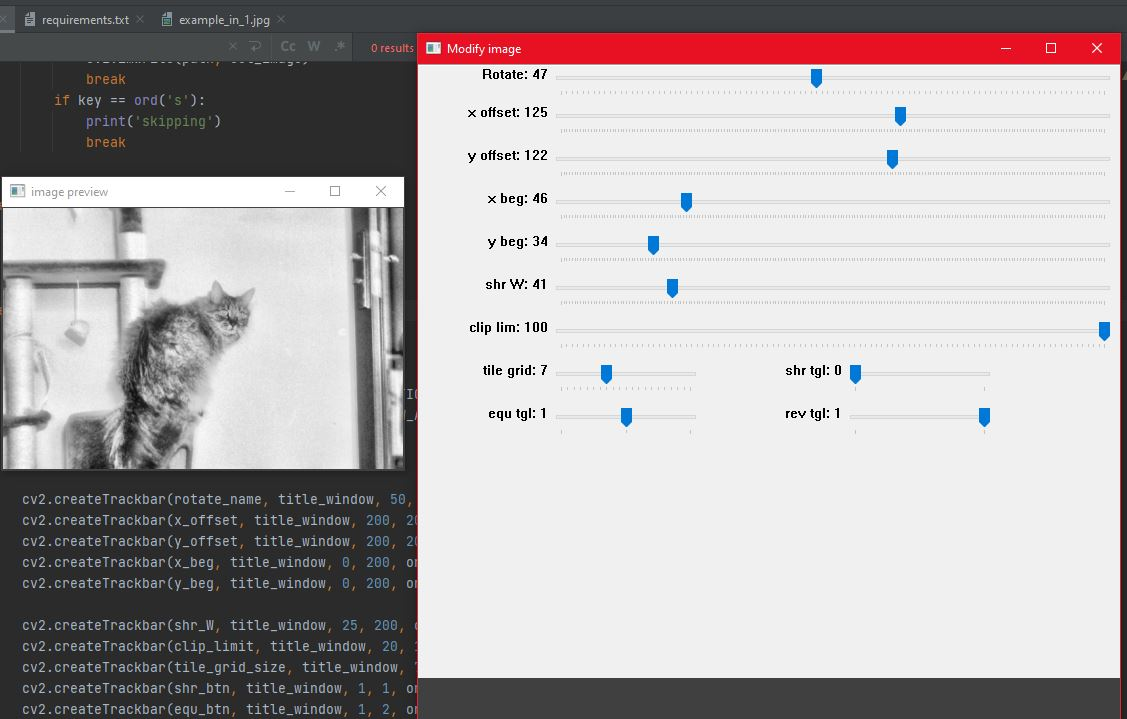
#> input picture examples/aligned_1.JPG, 1127 x 719 px; its folder holds only this picture in this run
$ python -i main.py   (imports and definitions only)
#> lines starting #> are read from the running program, lines starting #| are printed output that depends on the picture; after the words box and inside, x2 and y2 are one past the last pixel; in counts of white or black regions, pixels touching at a corner belong together
"""
Negative Film Scanner Tool
Copyright (c) 2025 under MIT License
See LICENSE file for details.
"""

import glob
import os
import cv2
import copy
import numpy as np
import matplotlib.pyplot as plt
import tkinter as tk
from tkinter import filedialog, ttk, StringVar, messagebox
from PIL import Image, ImageTk
import threading
from matplotlib.backends.backend_tkagg import FigureCanvasTkAgg
from matplotlib.figure import Figure


class ImageProcessor:
    """Class for handling image processing operations"""

    # [193 lines left out: functions make_mono_from_BGR, reverse_rgb, equalize_histogram, equalize_adaptive_histogram, sharpen, denoise and 7 more, not called in this run]


class FilmScannerApp:
    """Main application class for the film scanner tool"""

    def __init__(self):
        self.processor = ImageProcessor()
        self.original_image = None
        self.tmp_image = None
        self.out_image = None
        self.current_file = None
        self.file_list = []
        self.current_file_idx = 0
        self.window_name = "Negative Film Scanner Tool"
        self.indir = './input'
        self.outdir = './output'
        self.showing_original = False

        self.curve_points = [(0.0, 0.0), (0.25, 0.25), (0.5, 0.5), (0.75, 0.75), (1.0, 1.0)]
        self.selected_point = None
        self.curve_enabled = False

        self.black_point = 0
        self.white_point = 255
        self.gamma = 1.0
        self.levels_enabled = False

        self.unsharp_radius = 5
        self.unsharp_amount = 1.0
        self.unsharp_threshold = 0
        self.unsharp_enabled = False

        self.high_pass_radius = 10
        self.high_pass_enabled = False

        self.setup_ui()

    def setup_ui(self):
        """Initialize the user interface with Tkinter"""
        # Create Tkinter root window
        self.root = tk.Tk()
        self.root.title("Negative Film Scanner Tool")
        self.root.geometry("1400x900")
        self.root.protocol("WM_DELETE_WINDOW", self.exit_app)
        self.root.minsize(1000, 700)

        # Create main frame with a paned window for resizable sections
        main_pane = ttk.PanedWindow(self.root, orient=tk.HORIZONTAL)
        main_pane.pack(fill=tk.BOTH, expand=True, padx=10, pady=10)

        # Create left frame for image display
        self.left_frame = ttk.Frame(main_pane)
        main_pane.add(self.left_frame, weight=2)

        # Create image display canvas
        self.image_canvas = tk.Canvas(self.left_frame, bg="light gray", highlightthickness=0)
        self.image_canvas.pack(fill=tk.BOTH, expand=True)

        # Create right frame for controls
        right_frame = ttk.Frame(main_pane, width=500)
        main_pane.add(right_frame, weight=1)

        # Create buttons frame
        buttons_frame = ttk.LabelFrame(right_frame, text="Navigation")
        buttons_frame.pack(fill=tk.X, pady=(0, 10))

        # Create navigation buttons
        nav_btn_frame = ttk.Frame(buttons_frame)
        nav_btn_frame.pack(fill=tk.X, padx=5, pady=5)

        ttk.Button(nav_btn_frame, text="Previous", command=self.prev_file).pack(side=tk.LEFT, padx=2, pady=5, expand=True, fill=tk.X)
        ttk.Button(nav_btn_frame, text="Next", command=lambda: self.next_file(save=False)).pack(side=tk.LEFT, padx=2, pady=5, expand=True, fill=tk.X)
        ttk.Button(nav_btn_frame, text="Save & Next", command=lambda: self.next_file(save=True)).pack(side=tk.LEFT, padx=2, pady=5, expand=True, fill=tk.X)

        # Create directory frame
        dir_frame = ttk.LabelFrame(right_frame, text="Directories")
        dir_frame.pack(fill=tk.X, pady=(0, 10))

        # Input directory
        ttk.Label(dir_frame, text="Input Directory:").pack(anchor=tk.W, padx=5, pady=(5, 0))
        input_dir_frame = ttk.Frame(dir_frame)
        input_dir_frame.pack(fill=tk.X, padx=5, pady=(0, 5))

        self.input_dir_var = StringVar(value=self.indir)
        ttk.Entry(input_dir_frame, textvariable=self.input_dir_var, state="readonly").pack(side=tk.LEFT, fill=tk.X, expand=True, padx=(0, 5))
        ttk.Button(input_dir_frame, text="Browse", command=self.select_input_directory).pack(side=tk.RIGHT)

        # Output directory
        ttk.Label(dir_frame, text="Output Directory:").pack(anchor=tk.W, padx=5, pady=(5, 0))
        output_dir_frame = ttk.Frame(dir_frame)
        output_dir_frame.pack(fill=tk.X, padx=5, pady=(0, 5))

        self.output_dir_var = StringVar(value=self.outdir)
        ttk.Entry(output_dir_frame, textvariable=self.output_dir_var, state="readonly").pack(side=tk.LEFT, fill=tk.X, expand=True, padx=(0, 5))
        ttk.Button(output_dir_frame, text="Browse", command=self.select_output_directory).pack(side=tk.RIGHT)

        # Create action buttons frame
        action_frame = ttk.LabelFrame(right_frame, text="Actions")
        action_frame.pack(fill=tk.X, pady=(0, 10))

        action_btn_frame = ttk.Frame(action_frame)
        action_btn_frame.pack(fill=tk.X, padx=5, pady=5)

        # First row of buttons
        btn_row1 = ttk.Frame(action_btn_frame)
        btn_row1.pack(fill=tk.X, pady=2)

        ttk.Button(btn_row1, text="Reset Settings", command=self.reset_settings).pack(side=tk.LEFT, padx=2, expand=True, fill=tk.X)
        self.toggle_original_btn = ttk.Button(btn_row1, text="Show Original", command=self.toggle_original_view)
        self.toggle_original_btn.pack(side=tk.LEFT, padx=2, expand=True, fill=tk.X)

        # Second row of buttons
        btn_row2 = ttk.Frame(action_btn_frame)
        btn_row2.pack(fill=tk.X, pady=2)

        ttk.Button(btn_row2, text="Histogram", command=self.show_histogram).pack(side=tk.LEFT, padx=2, expand=True, fill=tk.X)

        # Third row of buttons
        btn_row3 = ttk.Frame(action_btn_frame)
        btn_row3.pack(fill=tk.X, pady=2)

        ttk.Button(btn_row3, text="Batch Process", command=self.batch_process).pack(side=tk.LEFT, padx=2, expand=True, fill=tk.X)
        ttk.Button(btn_row3, text="Exit", command=self.exit_app).pack(side=tk.LEFT, padx=2, expand=True, fill=tk.X)

        # Create file info frame
        info_frame = ttk.LabelFrame(right_frame, text="File Information")
        info_frame.pack(fill=tk.X, pady=(0, 10))

        self.file_info_var = StringVar(value="No file loaded")
        ttk.Label(info_frame, textvariable=self.file_info_var, wraplength=380).pack(padx=5, pady=5, anchor=tk.W)

        # Create controls frame
        controls_frame = ttk.LabelFrame(right_frame, text="Image Controls")
        controls_frame.pack(fill=tk.BOTH, expand=True)

        # Create scrollable frame for controls
        canvas = tk.Canvas(controls_frame)
        scrollbar = ttk.Scrollbar(controls_frame, orient="vertical", command=canvas.yview)
        scrollable_frame = ttk.Frame(canvas)

        # Configure scrolling
        scrollable_frame.bind(
            "<Configure>",
            lambda e: canvas.configure(scrollregion=canvas.bbox("all"))
        )

        # Bind mouse wheel to scrolling
        def _on_mousewheel(event):
            canvas.yview_scroll(int(-1*(event.delta/120)), "units")
        canvas.bind_all("<MouseWheel>", _on_mousewheel)

        # Create window in canvas
        canvas.create_window((0, 0), window=scrollable_frame, anchor="nw", width=canvas.winfo_width())
        canvas.configure(yscrollcommand=scrollbar.set)

        # Pack canvas and scrollbar
        canvas.pack(side="left", fill="both", expand=True)
        scrollbar.pack(side="right", fill="y")

        # Make sure the controls frame expands with the window
        controls_frame.pack_propagate(False)

        # Configure canvas to resize the scrollable frame when canvas size changes
        def configure_scroll_region(event):
            canvas.configure(scrollregion=canvas.bbox("all"))
            canvas.itemconfig(canvas.find_withtag("all")[0], width=event.width)

        canvas.bind("<Configure>", configure_scroll_region)

        # Create trackbars with Tkinter sliders
        # Use a two-column grid layout for controls
        # Cropping controls
        crop_frame = ttk.LabelFrame(scrollable_frame, text="Cropping")
        crop_frame.pack(fill=tk.X, padx=5, pady=5)

        self.create_slider(crop_frame, "Rotation ±50°", -50, 50, 0, 1, height=40)

        # Create a frame for width/height controls side by side
        crop_size_frame = ttk.Frame(crop_frame)
        crop_size_frame.pack(fill=tk.X, expand=True, padx=5, pady=5)

        # Left column - Width
        left_col = ttk.Frame(crop_size_frame)
        left_col.pack(side=tk.LEFT, fill=tk.X, expand=True, padx=(0, 2))
        self.create_slider(left_col, "Crop Width", 0, 200, 200, 1, height=40)

        # Right column - Height
        right_col = ttk.Frame(crop_size_frame)
        right_col.pack(side=tk.RIGHT, fill=tk.X, expand=True, padx=(2, 0))
        self.create_slider(right_col, "Crop Height", 0, 200, 200, 1, height=40)

        # Create a frame for position controls side by side
        crop_pos_frame = ttk.Frame(crop_frame)
        crop_pos_frame.pack(fill=tk.X, expand=True, padx=5, pady=5)

        # Left column - X Position
        left_col = ttk.Frame(crop_pos_frame)
        left_col.pack(side=tk.LEFT, fill=tk.X, expand=True, padx=(0, 2))
        self.create_slider(left_col, "Crop X Position", 0, 200, 0, 1, height=40)

        # Right column - Y Position
        right_col = ttk.Frame(crop_pos_frame)
        right_col.pack(side=tk.RIGHT, fill=tk.X, expand=True, padx=(2, 0))
        self.create_slider(right_col, "Crop Y Position", 0, 200, 0, 1, height=40)

        # Enhancement controls
        enhance_frame = ttk.LabelFrame(scrollable_frame, text="Enhancement")
        enhance_frame.pack(fill=tk.X, padx=5, pady=5)

        # Create a frame for sharpness/denoise controls side by side
        enhance_sd_frame = ttk.Frame(enhance_frame)
        enhance_sd_frame.pack(fill=tk.X, expand=True, padx=5, pady=5)

        # Left column - Sharpness
        left_col = ttk.Frame(enhance_sd_frame)
        left_col.pack(side=tk.LEFT, fill=tk.X, expand=True, padx=(0, 2))
        self.create_slider(left_col, "Sharpness", 0, 3.0, 0.0, 0.05, height=40)

        # Right column - Denoise
        right_col = ttk.Frame(enhance_sd_frame)
        right_col.pack(side=tk.RIGHT, fill=tk.X, expand=True, padx=(2, 0))
        self.create_slider(right_col, "Denoise", 0, 30, 0, 1, height=40)

        # Create a frame for contrast/brightness controls side by side
        enhance_cb_frame = ttk.Frame(enhance_frame)
        enhance_cb_frame.pack(fill=tk.X, expand=True, padx=5, pady=5)

        # Left column - Contrast
        left_col = ttk.Frame(enhance_cb_frame)
        left_col.pack(side=tk.LEFT, fill=tk.X, expand=True, padx=(0, 2))
        self.create_slider(left_col, "Contrast", 0.1, 4, 1.0, 0.1, height=40, logarithmic=True)

        # Right column - Brightness
        right_col = ttk.Frame(enhance_cb_frame)
        right_col.pack(side=tk.RIGHT, fill=tk.X, expand=True, padx=(2, 0))
        self.create_slider(right_col, "Brightness", -50, 50, 0, 1, height=40)

        # CLAHE parameters
        clahe_frame = ttk.LabelFrame(scrollable_frame, text="CLAHE Parameters")
        clahe_frame.pack(fill=tk.X, padx=5, pady=5)

        # Create a frame for CLAHE controls side by side
        clahe_params_frame = ttk.Frame(clahe_frame)
        clahe_params_frame.pack(fill=tk.X, expand=True, padx=5, pady=5)

        # Left column - Clip Limit
        left_col = ttk.Frame(clahe_params_frame)
        left_col.pack(side=tk.LEFT, fill=tk.X, expand=True, padx=(0, 2))
        self.create_slider(left_col, "CLAHE Clip Limit", 0, 10, 2.0, 0.1, height=40)

        # Right column - Grid Size
        right_col = ttk.Frame(clahe_params_frame)
        right_col.pack(side=tk.RIGHT, fill=tk.X, expand=True, padx=(2, 0))
        self.create_slider(right_col, "CLAHE Grid Size", 1, 21, 8, 1, height=40)

        # Toggle options
        toggle_frame = ttk.LabelFrame(scrollable_frame, text="Basic Options")
        toggle_frame.pack(fill=tk.X, padx=5, pady=5)

        # Create checkbuttons and dropdown for options
        self.invert_var = tk.BooleanVar(value=True)
        ttk.Checkbutton(toggle_frame, text="Invert Colors (Negative to Positive)", variable=self.invert_var,
                        command=self.on_option_change).pack(anchor=tk.W, padx=5, pady=5)

        self.sharpen_var = tk.BooleanVar(value=False)
        ttk.Checkbutton(toggle_frame, text="Apply Sharpening", variable=self.sharpen_var,
                        command=self.on_option_change).pack(anchor=tk.W, padx=5, pady=5)

        self.auto_contrast_var = tk.BooleanVar(value=False)
        ttk.Checkbutton(toggle_frame, text="Manual Contrast & Brightness Control", variable=self.auto_contrast_var,
                        command=self.on_option_change).pack(anchor=tk.W, padx=5, pady=5)

        ttk.Label(toggle_frame, text="Histogram Equalization:").pack(anchor=tk.W, padx=5, pady=(5, 0))
        self.equalize_var = tk.StringVar(value="CLAHE")
        equalize_combo = ttk.Combobox(toggle_frame, textvariable=self.equalize_var,
                                      values=["None", "CLAHE", "Standard"])
        equalize_combo.pack(fill=tk.X, padx=5, pady=(0, 5))
        equalize_combo.bind("<<ComboboxSelected>>", lambda e: self.on_option_change())

        # Advanced options frame
        advanced_frame = ttk.LabelFrame(scrollable_frame, text="Advanced Options")
        advanced_frame.pack(fill=tk.X, padx=5, pady=5)

        # Curve adjustment toggle and button
        curve_frame = ttk.Frame(advanced_frame)
        curve_frame.pack(fill=tk.X, padx=5, pady=5)

        self.curve_var = tk.BooleanVar(value=False)
        ttk.Checkbutton(curve_frame, text="Enable Curve Adjustment", variable=self.curve_var,
                        command=self.on_option_change).pack(side=tk.LEFT, padx=5, pady=5)
        ttk.Button(curve_frame, text="Curve Editor", command=self.show_curve_editor).pack(side=tk.RIGHT, padx=5, pady=5)

        # Levels adjustment toggle and controls
        levels_frame = ttk.Frame(advanced_frame)
        levels_frame.pack(fill=tk.X, padx=5, pady=5)

        self.levels_var = tk.BooleanVar(value=False)
        ttk.Checkbutton(levels_frame, text="Enable Levels Adjustment", variable=self.levels_var,
                        command=self.on_option_change).pack(anchor=tk.W, pady=2)

        # Black point, white point, and gamma sliders
        self.create_slider(levels_frame, "Black Point", 0, 100, 0, 1, height=40)
        self.create_slider(levels_frame, "White Point", 155, 255, 255, 1, height=40)
        self.create_slider(levels_frame, "Gamma", 0.1, 3.0, 1.0, 0.1, height=40)

        # Unsharp mask toggle and controls
        unsharp_frame = ttk.Frame(advanced_frame)
        unsharp_frame.pack(fill=tk.X, padx=5, pady=5)

        self.unsharp_var = tk.BooleanVar(value=False)
        ttk.Checkbutton(unsharp_frame, text="Enable Unsharp Mask", variable=self.unsharp_var,
                        command=self.on_option_change).pack(anchor=tk.W, pady=2)

        # Unsharp mask sliders
        self.create_slider(unsharp_frame, "Radius", 0.1, 20.0, 5.0, 0.1, height=40)
        self.create_slider(unsharp_frame, "Amount", 0.1, 5.0, 1.0, 0.1, height=40)
        self.create_slider(unsharp_frame, "Threshold", 0, 50, 0, 1, height=40)

        # High pass filter toggle and controls
        highpass_frame = ttk.Frame(advanced_frame)
        highpass_frame.pack(fill=tk.X, padx=5, pady=5)

        self.highpass_var = tk.BooleanVar(value=False)
        ttk.Checkbutton(highpass_frame, text="Enable High Pass Filter", variable=self.highpass_var,
                        command=self.on_option_change).pack(anchor=tk.W, pady=2)

        # High pass radius slider
        self.create_slider(highpass_frame, "HP Radius", 1, 50, 10, 1, height=40)

        # Initialize the image display
        self.display_placeholder()

    def display_placeholder(self):
        """Display a placeholder image when no image is loaded"""
        placeholder = np.ones((400, 600, 3), dtype=np.uint8) * 200
        cv2.putText(placeholder, "No image loaded", (150, 200), cv2.FONT_HERSHEY_SIMPLEX, 1, (0, 0, 0), 2)
        self.display_image(placeholder)

    def create_slider(self, parent, name, min_val, max_val, default_val, resolution=1, height=30, logarithmic=False):
        """Create a labeled slider (scale) widget with value display"""
        frame = ttk.Frame(parent, height=height)
        frame.pack(fill=tk.X, padx=5, pady=5)
        frame.pack_propagate(False)

        # Label on top
        label_frame = ttk.Frame(frame)
        label_frame.pack(fill=tk.X)

        ttk.Label(label_frame, text=name).pack(side=tk.LEFT)

        # Create variable and value display
        var = tk.DoubleVar(value=default_val)
        value_label = ttk.Label(label_frame, text=f"{default_val:.1f}")
        value_label.pack(side=tk.RIGHT)

        # Create slider
        slider = ttk.Scale(frame, from_=min_val, to=max_val, variable=var,
                          orient=tk.HORIZONTAL,
                          command=lambda val: self.on_slider_change(name, value_label, logarithmic))
        slider.pack(fill=tk.X, expand=True, pady=(2, 0))

        # Store the variable in a dictionary for later access
        if not hasattr(self, 'slider_vars'):
            self.slider_vars = {}
        self.slider_vars[name] = var

        # Store whether this slider is logarithmic
        if not hasattr(self, 'logarithmic_sliders'):
            self.logarithmic_sliders = set()
        if logarithmic:
            self.logarithmic_sliders.add(name)

    # [161 lines left out: functions update_file_info, on_slider_change, on_option_change, process_image, update_display, not called in this run]

    def display_image(self, image):
        """Display an image in the Tkinter canvas"""
        # Convert from BGR to RGB for PIL
        if len(image.shape) == 3:
            image_rgb = cv2.cvtColor(image, cv2.COLOR_BGR2RGB)
        else:
            image_rgb = cv2.cvtColor(image, cv2.COLOR_GRAY2RGB)

        # Get canvas dimensions
        canvas_width = self.image_canvas.winfo_width()
        canvas_height = self.image_canvas.winfo_height()

        if canvas_width <= 1:  # Canvas not yet realized
            canvas_width = 800
            canvas_height = 600

        # Resize image to fit canvas while maintaining aspect ratio
        img_height, img_width = image_rgb.shape[:2]
        scale = min(canvas_width/img_width, canvas_height/img_height)
        new_width = int(img_width * scale)
        new_height = int(img_height * scale)

        # Resize the image
        resized_image = cv2.resize(image_rgb, (new_width, new_height), interpolation=cv2.INTER_AREA)

        # Convert to PIL Image and then to PhotoImage
        pil_image = Image.fromarray(resized_image)
        self.tk_image = ImageTk.PhotoImage(image=pil_image)

        # Clear previous image and display new one
        self.image_canvas.delete("all")
        self.image_canvas.create_image(
            canvas_width//2, canvas_height//2,
            image=self.tk_image, anchor=tk.CENTER
        )

    # [681 lines left out: functions create_preview, reset_settings, toggle_original_view, select_input_directory, select_output_directory, ensure_dir and 21 more, not called in this run]

    def on_curve_release(self, event):
        """Handle mouse release on the curve plot"""
        self.selected_point = None

    # [72 lines left out: functions on_curve_motion, on_points_changed, on_curve_editor_close, _finish_curve_editor_close, run, run_film_scanner, not called in this run]


# [2 lines not run here, left out]

>>> import cv2
>>> picture = cv2.imread('examples/aligned_1.JPG')
#> picture is the input picture: shape (719, 1127, 3); mean B, G, R 172.7, 171.6, 176.9
>>> result = FilmScannerApp().display_image(picture)
#> in display_image, `image_rgb = cv2.cvtColor(image, cv2.COLOR_BGR2RGB)`:
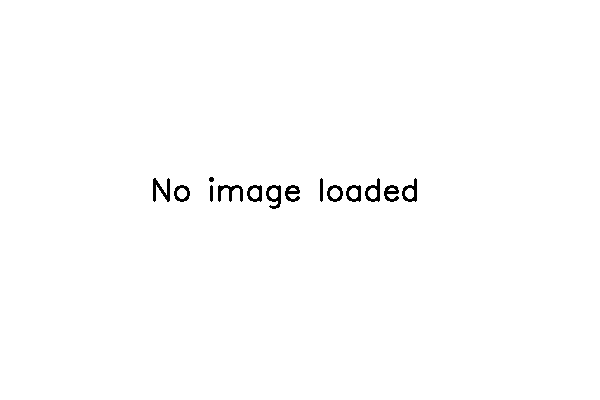
#> image_rgb: shape (400, 600, 3); values 0 (black) and 200 (white), 99.2% white; 14 black regions, largest, box (x1, y1, x2, y2) and area: (153, 178, 170, 202) 198, (218, 185, 243, 202) 187, (266, 185, 281, 209) 178
#> (the call stopped at in display_image, `if canvas_width <= 1:`: tkinter is not available in this run)
#> (the run stopped early here; a loop or call above may not have finished)
